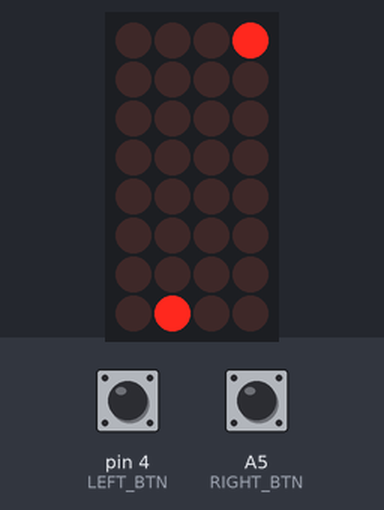
Bench run of a sketch on a simulated Arduino Nano, built with avr-gcc and run on an emulated ATmega328P. Parts: 4×8 LED matrix. Wiring (inferred from the names in the program): LED matrix (orientation assumed): rows pin 10, pin 12, pin 11, pin 8, A3, pin 7, pin 2, pin 5; columns pin 6, A0, A2, A4. Inputs (shaded band) come from the test bench; at power-on: pin 4 (LEFT_BTN) HIGH, A5 (RIGHT_BTN) HIGH. Random numbers use the default seed unless the sketch sets one.

Above: at 1.4 s.
1.5 s: pin 4 (LEFT_BTN) pulled LOW for 0.2 s
At 2.1 s:
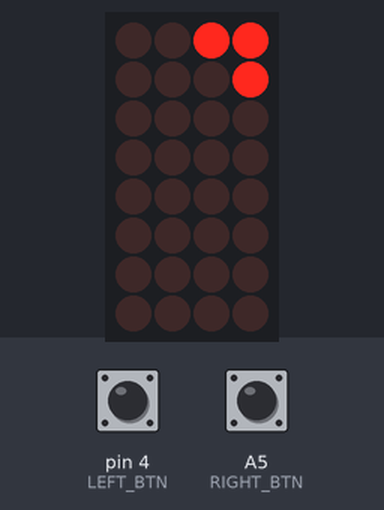
3.7 s: A5 (RIGHT_BTN) pulled LOW for 0.2 s
At 4.7 s:
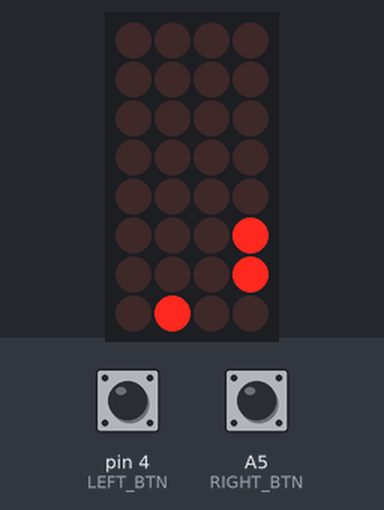
5.8 s: pin 4 (LEFT_BTN) pulled LOW for 3.2 s
At 8.9 s:
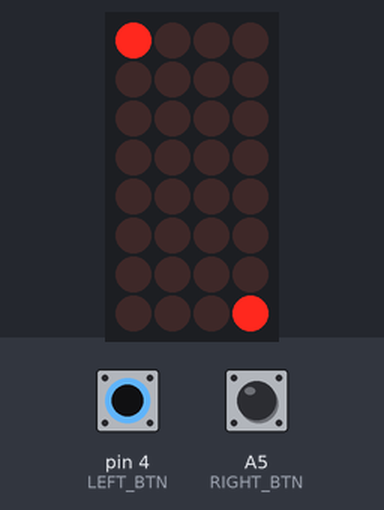
10.5 s: A5 (RIGHT_BTN) pulled LOW for 1 s
At 11.5 s:
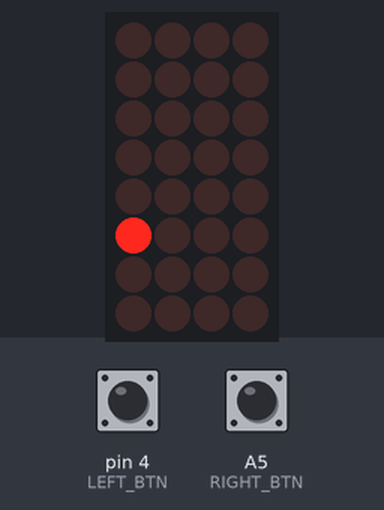
13.0 s: A5 (RIGHT_BTN) pulled LOW for 3.2 s
At 16.8 s:
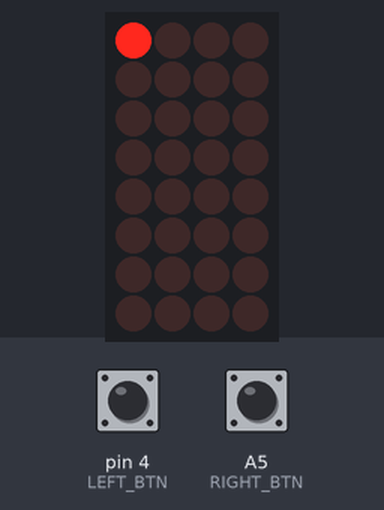
18.9 s: pin 4 (LEFT_BTN) pulled LOW for 1 s
At 24.6 s:
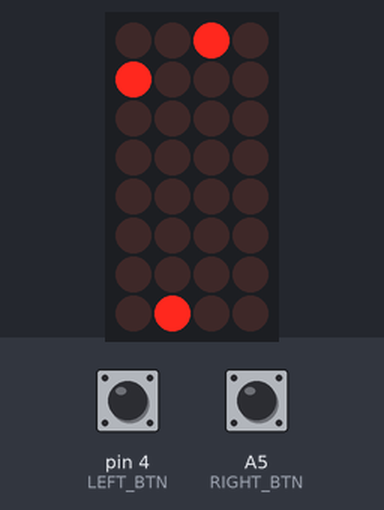

Measured:
- what the display in image 1 shows lasts 0.5 s, from 1.8 s to 2.3 s

The sketch:

MidtermPart2.ino
```cpp
const int rows[8] = {10, 12, 11, 8, A3, 7, 2, 5};
const int cols[8] = {A4, A7, A2, A0, 6, A1, 3, 9};

const int LEFT_BTN  = 4;
const int RIGHT_BTN = A5;

int matrix[8][8] = {0};
int playerX = 3;
bool gameOver = false;
bool justReset = true;

const int MAX_BULLETS = 3;
int bulletX[MAX_BULLETS];
int bulletY[MAX_BULLETS];
bool bulletActive[MAX_BULLETS];
unsigned long lastBulletTime = 0;
int bulletInterval = 200;

const int MAX_ALIENS = 3;
int alienX[MAX_ALIENS];
int alienY[MAX_ALIENS];
unsigned long lastAlienMove = 0;
int alienInterval = 500;

unsigned long lastLevelUp = 0;
int level = 1;

void setup() {
  /*
  Runs once when the Arduino starts. Sets up LED and button pins, seeds random numbers, clears the display, and starts a new game.
  Arguments: None
  Return Value: None
  */

  for (int i = 0; i < 8; i++) {
    pinMode(rows[i], OUTPUT);
    pinMode(cols[i], OUTPUT);
    digitalWrite(rows[i], LOW);
    digitalWrite(cols[i], HIGH);
  }
  pinMode(LEFT_BTN, INPUT_PULLUP);
  pinMode(RIGHT_BTN, INPUT_PULLUP);
  randomSeed(analogRead(A1));

  delay(150);
  clearMatrix();
  showFrame();
  resetGame();
}

void loop() {
  /*
  The main game loop that runs continuously. Checks for game over, handles input, moves bullets and aliens, detects collisions, draws frames, and levels up.
  Arguments: None
  Return Value: None
  */

  if (gameOver) {
    rippleExplosion();
    resetGame();
    delay(300);
    return;
  }

  handleInput();
  autoFire();
  moveBullets();
  moveAliens();
  checkCollisions();

  if (!justReset){
    drawScene();
  }
  justReset = false;
  levelUp();
}

void handleInput() {
  /*
  Reads the left and right buttons to move the player horizontally. Includes delay to prevent oversensitive input.
  Arguments: None
  Return Value: None
  */

  static unsigned long lastPress = 0;
  unsigned long now = millis();
  if (now - lastPress < 120){
    return;
  }

  bool L = digitalRead(LEFT_BTN) == LOW;
  bool R = digitalRead(RIGHT_BTN) == LOW;

  if (L && !R && playerX > 0){
    playerX--;
  }
  if (R && !L && playerX < 7){
    playerX++;
  }
  lastPress = now;
}

void autoFire() {
  /*
  Automatically fires bullets at timed intervals from the player's position. Activates one bullet if available.
  Arguments: None
  Return Value: None
  */

  unsigned long now = millis();
  if (now - lastBulletTime < bulletInterval){
    return;
  }
  lastBulletTime = now;

  for (int i = 0; i < MAX_BULLETS; i++) {
    if (!bulletActive[i]) {
      bulletActive[i] = true;
      bulletX[i] = playerX;
      bulletY[i] = 6;
      break;
    }
  }
}


void moveBullets() {
  /*
  Moves active bullets upward one row. Deactivates bullets that move off-screen.
  Arguments: None
  Return Value: None
  */

  for (int i = 0; i < MAX_BULLETS; i++) {
    if (bulletActive[i]) {
      bulletY[i]--;
      if (bulletY[i] < 0){
        bulletActive[i] = false;
      }
    }
  }
}

void moveAliens() {
  /*
  Moves aliens downward at regular time intervals. Ends the game if any alien reaches the bottom row.
  Arguments: None
  Return Value: None
  */

  unsigned long now = millis();
  if (now - lastAlienMove < alienInterval){
    return;
  }
  lastAlienMove = now;

  for (int i = 0; i < MAX_ALIENS; i++) {
    alienY[i]++;
    if (alienY[i] >= 7) {
      gameOver = true;
      return;
    }
  }
}

void checkCollisions() {
  /*
  Detects when a bullet and an alien share the same position. Resets hit aliens and deactivates the bullet.
  Arguments: None
  Return Value: None
  */

  for (int a = 0; a < MAX_ALIENS; a++) {
    for (int b = 0; b < MAX_BULLETS; b++) {
      if (bulletActive[b] && alienX[a] == bulletX[b] && alienY[a] == bulletY[b]) {
        bulletActive[b] = false;
        alienY[a] = -random(2, 5);
        alienX[a] = random(0, 8);
      }
    }
  }
}

void levelUp() {
  /*
  Increases the game's difficulty every few seconds by speeding up alien movement and bullet firing.
  Arguments: None
  Return Value: None
  */

  unsigned long now = millis();
  if (now - lastLevelUp > 8000) {
    lastLevelUp = now;
    level++;
    if (alienInterval > 250){
      alienInterval -= 30;
    }
    if (bulletInterval > 100){
      bulletInterval -= 10;
    }
  }
}

void drawScene() {
  /*
  Updates and displays the LED matrix with the player, bullets, and aliens. Refreshes rows quickly to simulate animation.
  Arguments: None
  Return Value: None
  */

  for (int r = 0; r < 8; r++){
    for (int c = 0; c < 8; c++){
      matrix[r][c] = 0;
    }
  }
  matrix[7][playerX] = 1;

  for (int i = 0; i < MAX_ALIENS; i++){
    if (alienY[i] >= 0 && alienY[i] < 8){
      matrix[alienY[i]][alienX[i]] = 1;
    }
  }

  for (int i = 0; i < MAX_BULLETS; i++){
    if (bulletActive[i] && bulletY[i] >= 0 && bulletY[i] < 8){
      matrix[bulletY[i]][bulletX[i]] = 1;
    }
  }

  for (int r = 0; r < 8; r++) {
    digitalWrite(rows[r], HIGH);
    for (int c = 0; c < 8; c++){
      digitalWrite(cols[c], matrix[r][c] ? LOW : HIGH);
    }
    delay(1);
    for (int c = 0; c < 8; c++){
      digitalWrite(cols[c], HIGH);
    }
    digitalWrite(rows[r], LOW);
  }
}

void rippleExplosion() {
  /*
  Displays a ripple explosion animation when the player loses. Expands outward from the center and fades.
  Arguments: None
  Return Value: None
  */

  int center[4][2] = {{3,3}, {3,4}, {4,3}, {4,4}};
  int maxRadius = 6;

  for (int r = 0; r <= maxRadius; r++) {
    clearMatrix();
    for (int y = 0; y < 8; y++) {
      for (int x = 0; x < 8; x++) {
        bool inCenter = false;
        for (int i = 0; i < 4; i++) {
          int cx = center[i][0];
          int cy = center[i][1];
          int dist = abs(x - cx) + abs(y - cy);
          if (dist == r){
            inCenter = true;
          }
        }
        if (inCenter) {
          matrix[y][x] = 1;
        }
      }
    }
    showDimFrame(60);
    delay(120);
  }

  for (int fade = 0; fade < 3; fade++) {
    clearMatrix();
    for (int y = 0; y < 8; y++){
      for (int x = 0; x < 8; x++){
        matrix[y][x] = 1;
      }
    }
    showDimFrame(40 - fade * 10);
    delay(100);
    clearMatrix();
    showDimFrame(20);
    delay(100);
  }

  clearMatrix();
  showFrame();
}

void showFrame() {
  /*
  Displays the current LED matrix frame at normal brightness by scanning rows quickly.
  Arguments: None
  Return Value: None
  */

  for (int r = 0; r < 8; r++) {
    digitalWrite(rows[r], HIGH);
    for (int c = 0; c < 8; c++){
      digitalWrite(cols[c], matrix[r][c] ? LOW : HIGH);
    }
    delay(3);
    for (int c = 0; c < 8; c++){
      digitalWrite(cols[c], HIGH);
    }
    digitalWrite(rows[r], LOW);
  }
}

void showDimFrame(int repeats) {
  /*
  Displays a dimmer version of the current LED frame for animation effects. Shorter LED on-time = dimmer light.
  Arguments: int repeats — number of times to repeat the dimmed frame.
  Return Value: None
  */

  for (int i = 0; i < repeats; i++) {
    for (int r = 0; r < 8; r++) {
      digitalWrite(rows[r], HIGH);
      for (int c = 0; c < 8; c++){
        digitalWrite(cols[c], matrix[r][c] ? LOW : HIGH);
      }
      delayMicroseconds(200); // shorter = dimmer
      for (int c = 0; c < 8; c++){
        digitalWrite(cols[c], HIGH);
      }
      digitalWrite(rows[r], LOW);
    }
  }
}

void clearMatrix() {
  /*
  Completely clears the Maxtix by clearing the matrix array (sets every cell to 0).
  Arguments: None
  Return Value: None
  */

  for (int r = 0; r < 8; r++){
    for (int c = 0; c < 8; c++){
      matrix[r][c] = 0;
    }
  }
}

void resetGame() {
  /*
  Resets all game values to their starting state. Positions the player, randomizes alien start, clears bullets, and resets timers.
  Arguments: None
  Return Value: None
  */

  playerX = 3;
  gameOver = false;
  justReset = true;

  for (int i = 0; i < MAX_ALIENS; i++) {
    alienX[i] = random(0, 8);
    alienY[i] = -random(2, 5);
  }

  for (int i = 0; i < MAX_BULLETS; i++){
    bulletActive[i] = false;
  }

  clearMatrix();
  showFrame();

  lastAlienMove = millis();
  lastBulletTime = millis();
  lastLevelUp = millis();
  level = 1;
}
```
